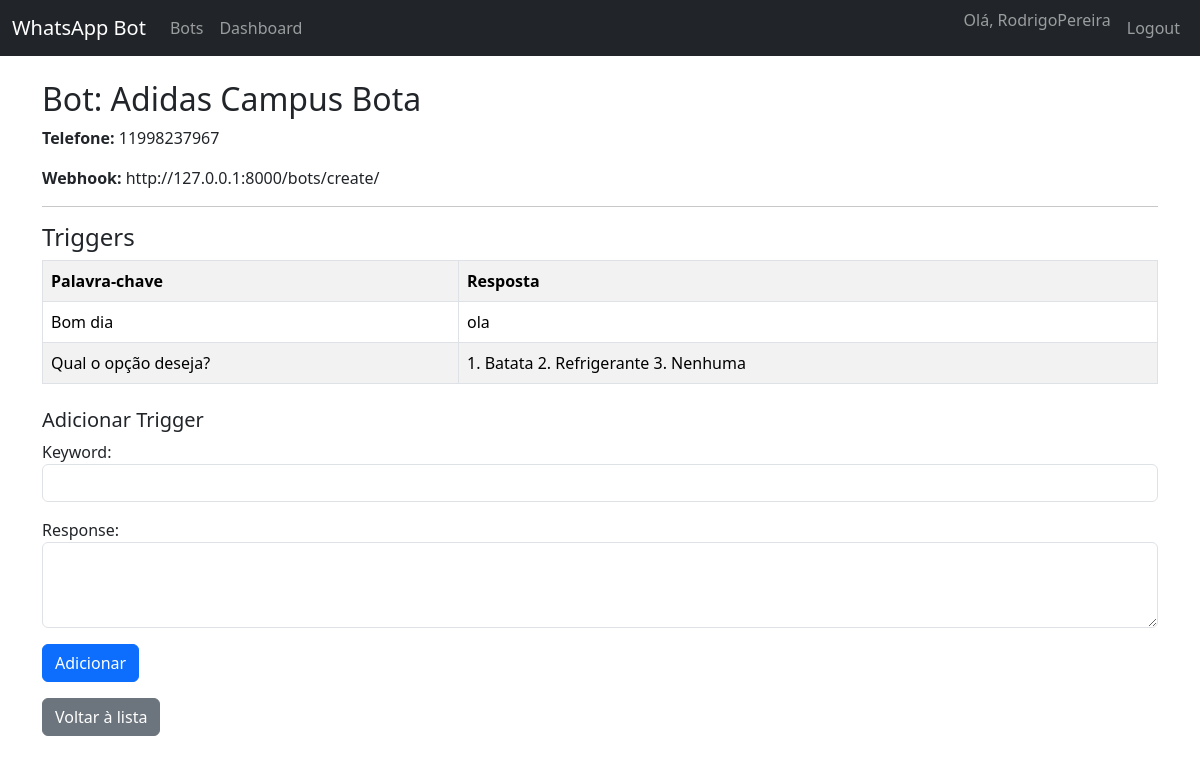
/bots/2/ (signed in), run on the app's committed database.
### whatsapp/models.py (models this page shows, shortened)
class User(AbstractUser):
    pass

class WhatsAppBot(models.Model):
    owner = models.ForeignKey(settings.AUTH_USER_MODEL, on_delete=models.CASCADE, null=True, blank=True)
    name = models.CharField(max_length=100, unique=True)
    phone_number = models.CharField(max_length=20)
    token = models.CharField(max_length=255)
    webhook_url = models.URLField(blank=True, null=True)
    created_at = models.DateTimeField(auto_now_add=True)

class Trigger(models.Model):
    bot = models.ForeignKey(WhatsAppBot, on_delete=models.CASCADE)
    keyword = models.CharField(max_length=50)
    response = models.TextField()

### whatsapp/views.py (the view)
# urls.py: path('bots/<int:pk>/', views.bot_detail, name='bot_detail'),
@login_required
def bot_detail(request, pk):
    bot = get_object_or_404(WhatsAppBot, pk=pk, owner=request.user)  # garante que o bot pertence ao user
    triggers = Trigger.objects.filter(bot=bot)
    if request.method == 'POST':
        form = TriggerForm(request.POST)
        if form.is_valid():
            new_trigger = form.save(commit=False)
            new_trigger.bot = bot
            new_trigger.save()
            return redirect('bot_detail', pk=bot.pk)
    else:
        form = TriggerForm()
    return render(request, 'whatsapp/bot_detail.html', {
        'bot': bot,
        'triggers': triggers,
        'form': form,
    })

### whatsapp/forms.py
class TriggerForm(forms.ModelForm):
    class Meta:
        model = Trigger
        fields = ['keyword', 'response']
        widgets = {
            'keyword': forms.TextInput(attrs={'class': 'form-control'}),
            'response': forms.Textarea(attrs={'class': 'form-control', 'rows': 3}),
        }

### whatsapp/templates/whatsapp/bot_detail.html (shortened to what this page needs)
{% extends 'whatsapp/base.html' %}
{% block content %}
<h2>Bot: {{ bot.name }}</h2>
<p><strong>Telefone:</strong> {{ bot.phone_number }}</p>
<p><strong>Webhook:</strong> {{ bot.webhook_url }}</p>
<hr>
<h4>Triggers</h4>
<table class="table table-bordered table-striped">
  <tr>
    <th>Palavra-chave</th>
    <th>Resposta</th>
  </tr>
  {% for trigger in triggers %}
  <tr>
    <td>{{ trigger.keyword }}</td>
    <td>{{ trigger.response }}</td>
  </tr>
  {% empty %}
  <tr>
    <td colspan="2">Nenhum trigger cadastrado.</td>
  </tr>
  {% endfor %}
</table>
<h5 class="mt-4">Adicionar Trigger</h5>
<form method="post" class="mt-2">
  {{ form.as_p }}
  <button type="submit" class="btn btn-primary">Adicionar</button>
</form>
<a href="{% url 'bot_list' %}" class="btn btn-secondary mt-3">Voltar à lista</a>
{% endblock %}

### whatsapp/templates/whatsapp/base.html (shortened to what this page needs)
<!DOCTYPE html>
<html lang="pt-br">
<head>
  <link href="https://cdn.jsdelivr.net/npm/bootstrap@5.3.1/dist/css/bootstrap.min.css" rel="stylesheet">
</head>
<body>
<nav class="navbar navbar-expand-lg navbar-dark bg-dark mb-4">
  <div class="container-fluid">
    <a class="navbar-brand" href="{% url 'dashboard' %}">WhatsApp Bot</a>
    <div class="collapse navbar-collapse" id="navbarNav">
      <ul class="navbar-nav me-auto">
        <li class="nav-item"><a class="nav-link" href="{% url 'bot_list' %}">Bots</a></li>
        <li class="nav-item"><a class="nav-link" href="{% url 'dashboard' %}">Dashboard</a></li>
      </ul>
      <ul class="navbar-nav ms-auto">
        {% if user.is_authenticated %}
    <li class="nav-item">
        <span class="navbar-text me-2">
            Olá, {{ user.get_full_name|default:user.username }}
        </span>
    </li>
    <li class="nav-item">
        <form method="post" action="{% url 'logout' %}">
            <button type="submit" class="btn btn-link nav-link">Logout</button>
        </form>
    </li>
{% else %}
    <li class="nav-item"><a class="nav-link" href="{% url 'login' %}">Login</a></li>
    <li class="nav-item"><a class="nav-link" href="{% url 'signup' %}">Cadastro</a></li>
{% endif %}
      </ul>
    </div>
  </div>
</nav>
<div class="container">
  {% block content %}{% endblock %}
</div>
</body>
</html>

### data on the page
User: get_full_name "RodrigoPereira"
WhatsAppBot: name "Adidas Campus Bota", phone_number "11998237967", webhook_url "http://127.0.0.1:8000/bots/create/"
Trigger: keyword "Bom dia", response "ola"
Trigger: keyword "Qual o opção deseja?", response "1. Batata 2. Refrigerante 3. Nenhuma"
